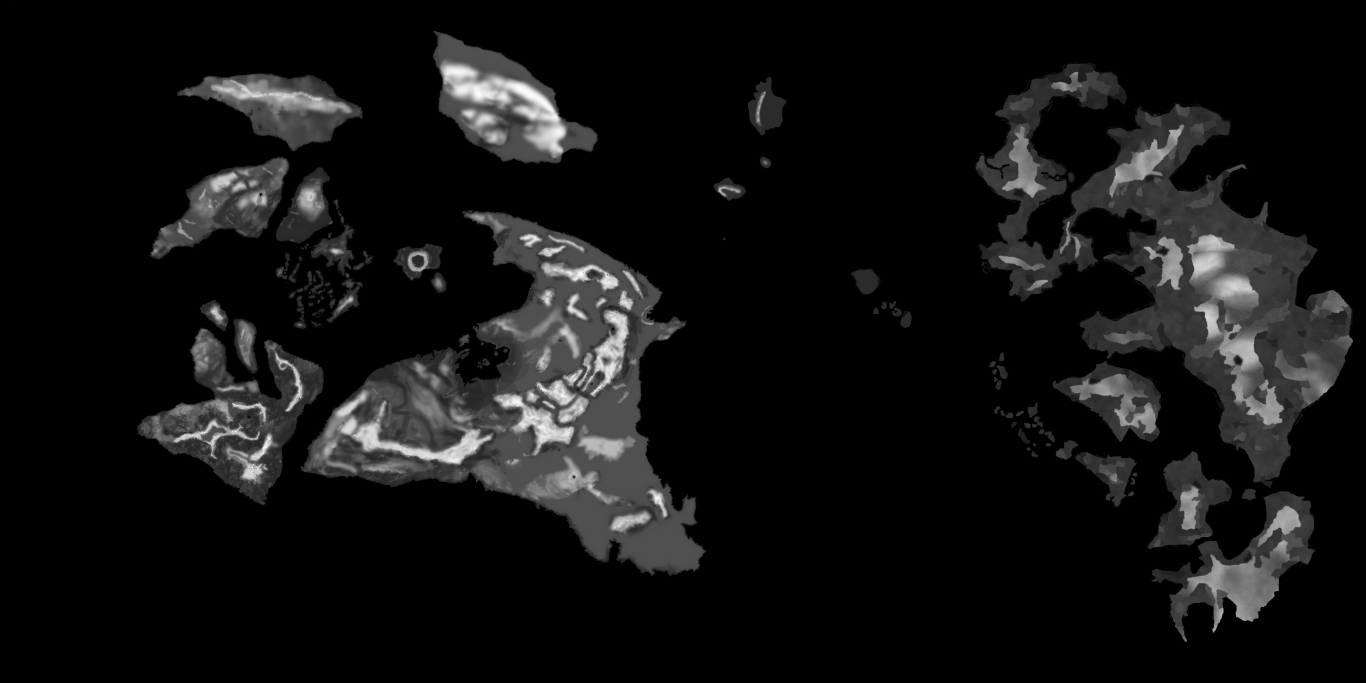
#> input picture map_data/heightmap.png, 8192 x 4096 px (shown at 1/6 size)
$ python polish_new_world_terrain_masks.py
#> lines starting #> are read from the running program, lines starting #| are printed output that depends on the picture; after the words box and inside, x2 and y2 are one past the last pixel; in counts of white or black regions, pixels touching at a corner belong together
#!/usr/bin/env python3
"""Terrain-mask polish for the New World.

Matches western-continent conventions measured from the shipped masks:

1. Beach mask around lake shores and any bare coastal seams
   (west profile: ~25-38 intensity at the shoreline fading over ~3 mask px).
2. Seafloor mask under New World coastal water and lakes
   (west profile: ramps 65 -> 140 with distance from shore; east had none).
3. Feathers the hard edges of the snow and desert masks so the snow line and
   desert borders blend instead of ending in a straight seam.

Masks are half resolution (4096x2048) relative to the 8192x4096 map.
"""

from __future__ import annotations

import argparse
from pathlib import Path

import numpy as np
from PIL import Image
from scipy import ndimage

Image.MAX_IMAGE_PIXELS = None

ROOT = Path(__file__).resolve().parents[1]
MAP_DATA = ROOT / "map_data"
TERRAIN = ROOT / "gfx" / "map" / "terrain"

# New World bbox in map pixels -> mask space is /2
MX0, MX1, MY0, MY1 = 5840 // 2, 8134 // 2, 368 // 2, 3866 // 2
WATERLINE = 39
LAKE_IDS = (471, 581, 1103, 1204, 2453, 2835, 4851, 5408)

FEATHER_MASKS = ("snow_mask.png", "desert_mask.png", "dunes_mask.png", "desert_blank_mask.png")
FEATHER_SIGMA = 2.0


def load_gray(path: Path) -> np.ndarray:
    return np.array(Image.open(path).convert("L"))


def lake_mask_halfres() -> np.ndarray:
    import csv

    wanted = {}
    with open(MAP_DATA / "definition.csv", encoding="utf-8-sig") as handle:
        for row in csv.reader(handle, delimiter=";"):
            if row and row[0].isdigit() and int(row[0]) in LAKE_IDS:
                wanted[int(row[0])] = (int(row[1]), int(row[2]), int(row[3]))
    prov = np.array(Image.open(MAP_DATA / "provinces.png").convert("RGB"))[::2, ::2]
    mask = np.zeros(prov.shape[:2], dtype=bool)
    for rgb in wanted.values():
        mask |= (prov[:, :, 0] == rgb[0]) & (prov[:, :, 1] == rgb[1]) & (prov[:, :, 2] == rgb[2])
    return mask


def main() -> int:
    parser = argparse.ArgumentParser(description=__doc__)
    parser.add_argument("--apply", action="store_true", help="Write changes. Omit for a dry run.")
    args = parser.parse_args()

    hm = np.array(Image.open(MAP_DATA / "heightmap.png").convert("L"))[::2, ::2]
    water = hm < WATERLINE
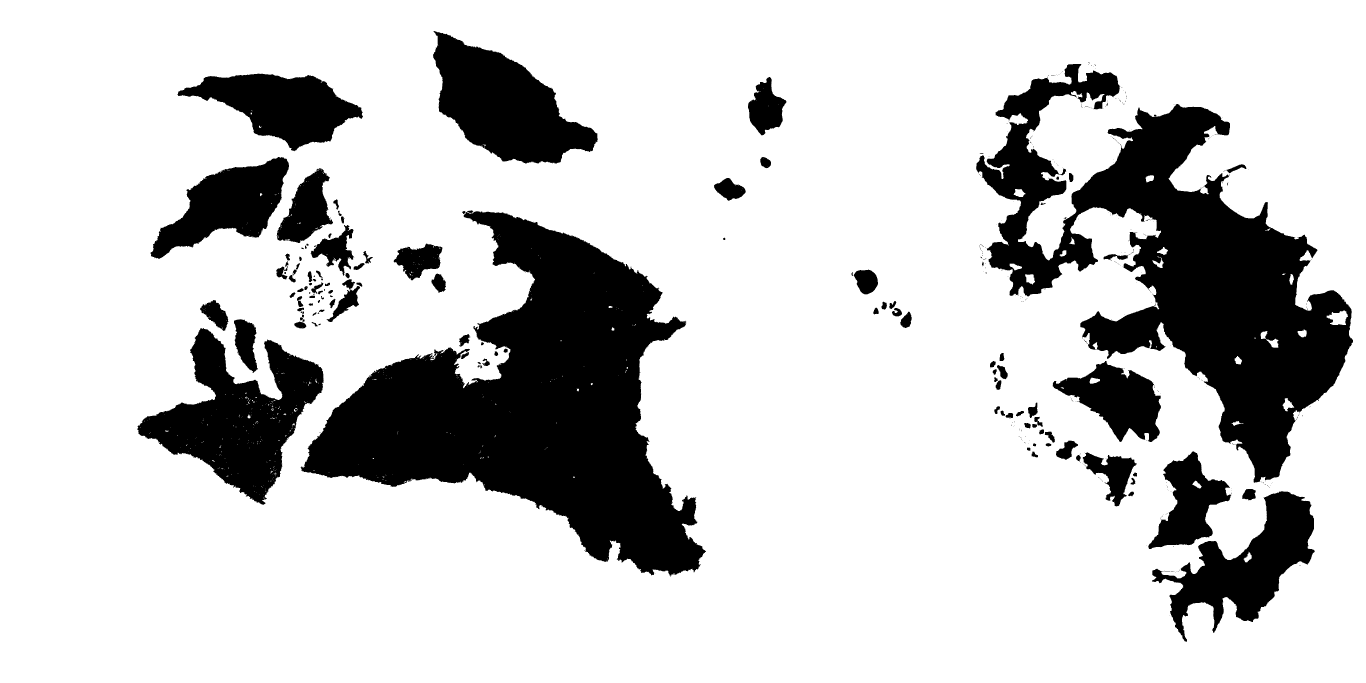
#> water: shape (2048, 4096) bool (shown at 1/3 size); 79.3% white; 452 black regions (326 under 20 px), largest, box (x1, y1, x2, y2) and area: (902, 631, 2118, 1729) 593232, (2928, 192, 4059, 1448) 510344, (412, 984, 971, 1514) 129614
    lakes = lake_mask_halfres()

    box = np.zeros_like(water)
    box[MY0:MY1, MX0:MX1] = True

    d_from_land = ndimage.distance_transform_edt(water)      # 0 on land
    d_from_water = ndimage.distance_transform_edt(~water)    # 0 in water

    # --- 1. Beach around lake shores (and bare coast seams inside the box).
    beach_path = TERRAIN / "beach_mask.png"
    beach = load_gray(beach_path)
    lake_shore = ndimage.binary_dilation(lakes, iterations=4)
    shore_zone = box & (lake_shore | ((d_from_water <= 3) | (d_from_land <= 3)))
    beach_target = np.zeros_like(beach, dtype=np.float32)
    # on land: 25 at shoreline fading out; in water: 37 fading out
    land_side = shore_zone & ~water & (d_from_water <= 3)
    water_side = shore_zone & water & (d_from_land <= 3)
    beach_target[land_side] = np.maximum(0, 28 - 8 * (d_from_water[land_side] - 1))
    beach_target[water_side] = np.maximum(0, 38 - 9 * (d_from_land[water_side] - 1))
    beach_target = ndimage.gaussian_filter(beach_target, 1.0)
    new_beach = np.maximum(beach, beach_target.astype(np.uint8))
    beach_changed = int((new_beach != beach).sum())

    # --- 2. Seafloor under New World water (coastal shallows + lakes).
    sf_path = TERRAIN / "seafloor_mask.png"
    seafloor = load_gray(sf_path)
    sf_target = np.zeros_like(seafloor, dtype=np.float32)
    sea_zone = box & water
    ramp = np.clip(65 + (d_from_land - 1) * 19, 0, 145)
    sf_target[sea_zone] = ramp[sea_zone]
    sf_target[box & lakes] = np.clip(60 + (d_from_land[box & lakes] - 1) * 12, 0, 110)
    sf_target = ndimage.gaussian_filter(sf_target, 1.0)
    new_seafloor = np.maximum(seafloor, sf_target.astype(np.uint8))
    seafloor_changed = int((new_seafloor != seafloor).sum())

    print(f"beach px changed: {beach_changed}")
    print(f"seafloor px changed: {seafloor_changed}")

    # --- 3. Feather snow/desert edges inside the box.
    feathered: list[tuple[Path, np.ndarray, int]] = []
    for name in FEATHER_MASKS:
        path = TERRAIN / name
        arr = load_gray(path)
        sub = arr[MY0:MY1, MX0:MX1].astype(np.float32)
        present = sub > 8
        if not present.any():
            print(f"{name}: nothing to feather")
            continue
        edge = ndimage.binary_dilation(present, iterations=3) & ~ndimage.binary_erosion(present, iterations=3)
        blurred = ndimage.gaussian_filter(sub, FEATHER_SIGMA)
        sub[edge] = blurred[edge]
        new_arr = arr.copy()
        new_arr[MY0:MY1, MX0:MX1] = np.clip(np.rint(sub), 0, 255).astype(np.uint8)
        changed = int((new_arr != arr).sum())
        feathered.append((path, new_arr, changed))
        print(f"{name}: feathered px changed: {changed}")

    if args.apply:
        Image.fromarray(new_beach, mode="L").save(beach_path)
        Image.fromarray(new_seafloor, mode="L").save(sf_path)
        for path, new_arr, _ in feathered:
            Image.fromarray(new_arr, mode="L").save(path)
        print("masks written")
    else:
        print("Dry run only. Re-run with --apply to write changes.")
    return 0


if __name__ == "__main__":
#> (the run stopped early here; a loop or call above may not have finished)
